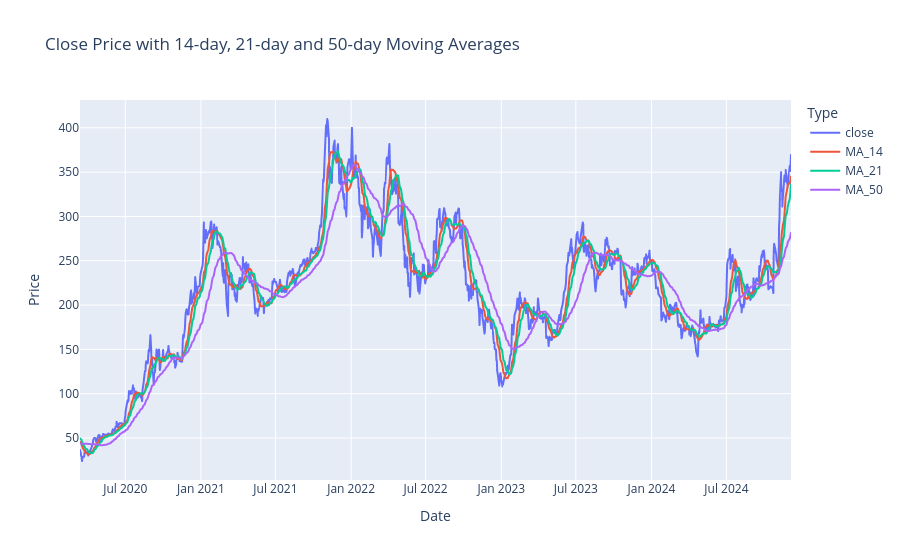

The code cell stored with this chart in its notebook:
### Markdown cell above
### Visualization of Moving Averages

### Code cell
# Sample dataframe (replace with your data)
df = pricedf

# Melt the DataFrame for easier plotting with Plotly Express
df_melted = df.melt(id_vars='date', value_vars=['close', 'MA_14', 'MA_21', 'MA_50'],
                    var_name='Type', value_name='Price')

# Create Plotly Express line plot
fig = px.line(
    df_melted, 
    x='date', 
    y='Price', 
    color='Type',
    title="Close Price with 14-day, 21-day and 50-day Moving Averages"
)

# Update layout to move the legend to the right and set line styles
fig.update_layout(
    xaxis_title="Date",
    yaxis_title="Price",
    legend=dict(
        orientation="v",
        yanchor="top",
        y=1,
        xanchor="left",
        x=1.02  # Position legend to the right
    )
)

# Display the plot
fig.show()

### Figure 1 — Plotly figure (JSON) as saved in the notebook; plotly's stock layout.template omitted (floating-point values rounded to 4 significant figures; data arrays with more than 128 entries replaced by an {"elided": "..."} marker saying what was removed)
{"data": [{"hovertemplate": "Type=close<br>date=%{x}<br>Price=%{y}<extra></extra>", "legendgroup": "close", "line": {"color": "#636efa", "dash": "solid"}, "marker": {"symbol": "circle"}, "mode": "lines", "name": "close", "showlegend": true, "type": "scattergl", "x": {"elided": "1192 str values"}, "xaxis": "x", "y": {"elided": "1192 float values"}, "yaxis": "y"}, {"hovertemplate": "Type=MA_14<br>date=%{x}<br>Price=%{y}<extra></extra>", "legendgroup": "MA_14", "line": {"color": "#EF553B", "dash": "solid"}, "marker": {"symbol": "circle"}, "mode": "lines", "name": "MA_14", "showlegend": true, "type": "scattergl", "x": {"elided": "1192 str values"}, "xaxis": "x", "y": {"elided": "1192 float values"}, "yaxis": "y"}, {"hovertemplate": "Type=MA_21<br>date=%{x}<br>Price=%{y}<extra></extra>", "legendgroup": "MA_21", "line": {"color": "#00cc96", "dash": "solid"}, "marker": {"symbol": "circle"}, "mode": "lines", "name": "MA_21", "showlegend": true, "type": "scattergl", "x": {"elided": "1192 str values"}, "xaxis": "x", "y": {"elided": "1192 float values"}, "yaxis": "y"}, {"hovertemplate": "Type=MA_50<br>date=%{x}<br>Price=%{y}<extra></extra>", "legendgroup": "MA_50", "line": {"color": "#ab63fa", "dash": "solid"}, "marker": {"symbol": "circle"}, "mode": "lines", "name": "MA_50", "showlegend": true, "type": "scattergl", "x": {"elided": "1192 str values"}, "xaxis": "x", "y": {"elided": "1192 float values"}, "yaxis": "y"}], "layout": {"legend": {"orientation": "v", "title": {"text": "Type"}, "tracegroupgap": 0, "x": 1.02, "xanchor": "left", "y": 1, "yanchor": "top"}, "title": {"text": "Close Price with 14-day, 21-day and 50-day Moving Averages"}, "xaxis": {"anchor": "y", "domain": [0, 1], "title": {"text": "Date"}}, "yaxis": {"anchor": "x", "domain": [0, 1], "title": {"text": "Price"}}}}
